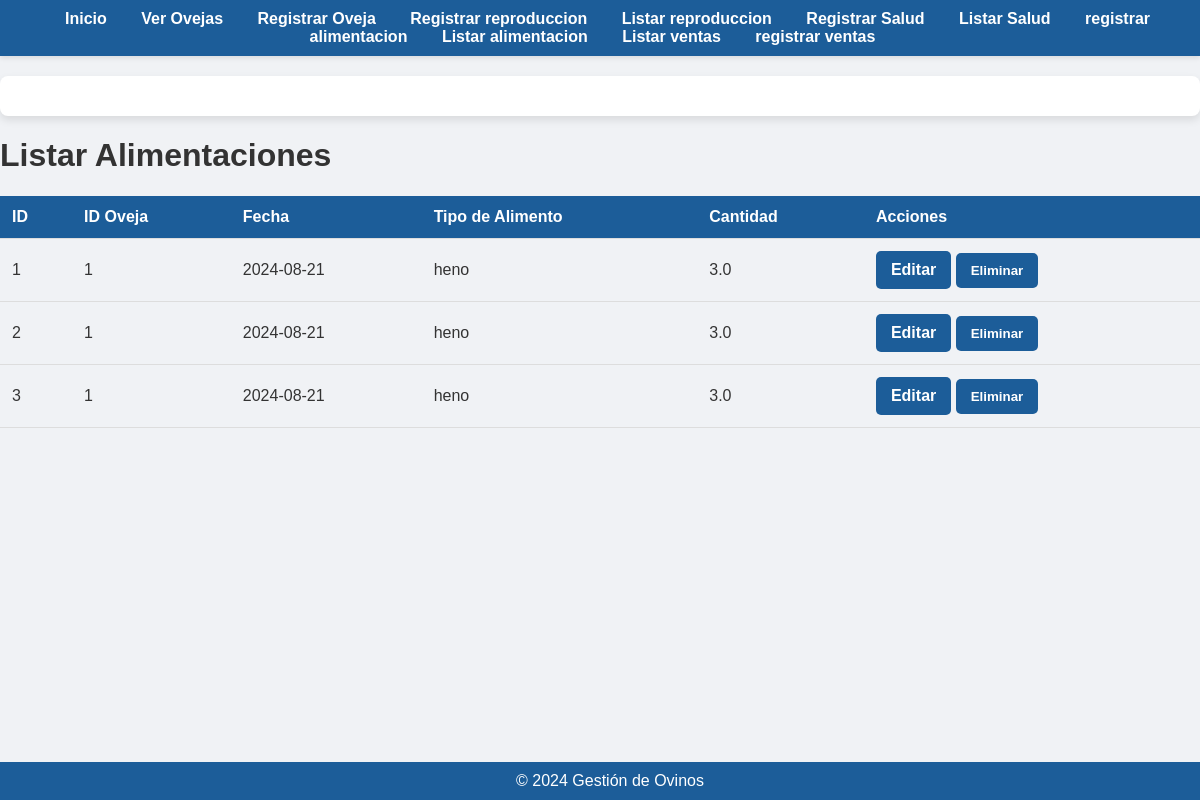
Screenshot of /listar_alimentacion with the database file from the repository.
### app/models.py (models this page shows)
class Alimentacion(db.Model):
    id = db.Column(db.Integer, primary_key=True)
    id_oveja = db.Column(db.Integer, db.ForeignKey('oveja.id'), nullable=False)
    fecha = db.Column(db.Date, nullable=False)
    tipo_alimento = db.Column(db.String(100), nullable=False)
    cantidad = db.Column(db.Float, nullable=False)

### app/routes.py (the view)
@app.route('/listar_alimentacion')
def listar_alimentacion():
    alimentaciones = Alimentacion.query.all()
    return render_template('listar_alimentacion.html', alimentaciones=alimentaciones)

### app/templates/listar_alimentacion.html (shortened to what this page needs)
<!DOCTYPE html>
<html>
<head>
    <link rel="stylesheet" href="{{ url_for('static', filename='styles.css') }}">
</head>
<body>
    <div class="navbar">
        <a href="{{ url_for('index') }}">Inicio</a>
        <a href="{{ url_for('listar_ovejas') }}">Ver Ovejas</a>
        <a href="{{ url_for('registrar_oveja') }}">Registrar Oveja</a>
        <a href="{{url_for('registrar_reproduccion')}}">Registrar reproduccion</a>
        <a href="{{url_for('listar_reproduccion')}}">Listar  reproduccion</a></li>
        <a href="{{url_for('registrar_salud')}}">Registrar Salud</a></li>
        <a href="{{url_for('listar_salud')}}">Listar Salud</a></li>
        <a href="{{url_for('registrar_alimentacion')}}">registrar alimentacion</a></li>
        <a href="{{url_for('listar_alimentacion')}}">Listar alimentacion</a></li>
        <a href="{{url_for('listar_venta')}}">Listar ventas</a></li>
        <a href="{{url_for('registrar_venta')}}">registrar ventas</a></li>
    </div>
    <div class="container">
    </div>
    <footer>
        &copy; 2024 Gestión de Ovinos
    </footer>
    <h1>Listar Alimentaciones</h1>
    <table>
        <thead>
            <tr>
                <th>ID</th>
                <th>ID Oveja</th>
                <th>Fecha</th>
                <th>Tipo de Alimento</th>
                <th>Cantidad</th>
                <th>Acciones</th>
            </tr>
        </thead>
        <tbody>
            {% for alimentacion in alimentaciones %}
            <tr>
                <td>{{ alimentacion.id }}</td>
                <td>{{ alimentacion.id_oveja }}</td>
                <td>{{ alimentacion.fecha }}</td>
                <td>{{ alimentacion.tipo_alimento }}</td>
                <td>{{ alimentacion.cantidad }}</td>
                <td>
                    <a href="{{ url_for('editar_alimentacion', id=alimentacion.id) }}"class='btn'>Editar</a>
                    <form action="{{ url_for('eliminar_alimentacion', id=alimentacion.id) }}" method="post" style="display:inline;">
                        <button type="submit" class="btn btn-danger" onclick="return confirm('¿Estás seguro de que deseas eliminar esta entrada de alimentacion?');">Eliminar</button>
                    </form>
                </td>
            </tr>
            {% endfor %}
        </tbody>
    </table>
</body>
</html>

### app/static/styles.css (style rules this page uses)
body { font-family: 'Arial', sans-serif; background-color: #f0f2f5; color: #333; margin: 0; padding: 0; }
.navbar { background-color: #1c5d99; padding: 10px 20px; text-align: center; box-shadow: 0 2px 5px rgba(0, 0, 0, 0.1); }
.navbar a { color: #ffffff; text-decoration: none; margin: 0 15px; font-weight: bold; }
.container { max-width: 1200px; margin: 20px auto; padding: 20px; background-color: #ffffff; border-radius: 8px; box-shadow: 0 4px 8px rgba(0, 0, 0, 0.1); }
form { margin: 20px 0; }
button { background-color: #1c5d99; color: white; padding: 10px 15px; border: none; border-radius: 5px; cursor: pointer; font-weight: bold; }
table { width: 100%; border-collapse: collapse; margin: 20px 0; }
th, td { padding: 12px; border-bottom: 1px solid #ddd; text-align: left; }
th { background-color: #1c5d99; color: white; }
footer { background-color: #1c5d99; color: white; text-align: center; padding: 10px; position: fixed; bottom: 0; width: 100%; }
.btn { display: inline-block; padding: 10px 15px; background-color: #1c5d99; color: white; text-decoration: none; border-radius: 5px; font-weight: bold; text-align: center; }

### rows the page displays
Alimentacion: id "1", id_oveja "1", fecha "2024-08-21", tipo_alimento "heno", cantidad "3.0"
Alimentacion: id "2", id_oveja "1", fecha "2024-08-21", tipo_alimento "heno", cantidad "3.0"
Alimentacion: id "3", id_oveja "1", fecha "2024-08-21", tipo_alimento "heno", cantidad "3.0"
